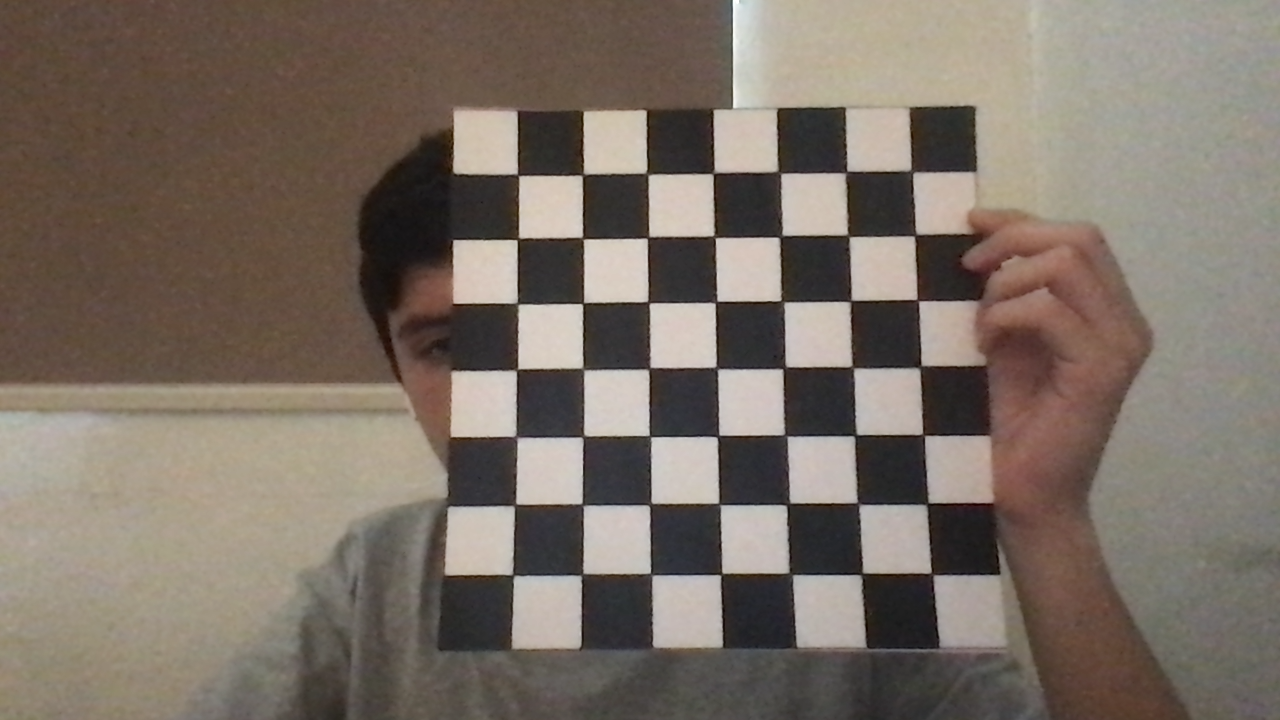
#> input picture miniRetosVision/reto3/reto3_prueba/chessboard/Pic.png, 1280 x 720 px
$ python POS_FU.py
#> lines starting #> are read from the running program, lines starting #| are printed output that depends on the picture; after the words box and inside, x2 and y2 are one past the last pixel; in counts of white or black regions, pixels touching at a corner belong together
### miniRetosVision/reto3/reto3_prueba/Draw_ax.py
import numpy as np
import matplotlib.pyplot as plt

class Draw:

    # CONSTRUCTOR
    # Parece ser que al usar matplotlib junto con cv2, primero se tiene que
    # inicializar la figura y ejes de matplot antes de abrir la camara y
    # desplegar imagenes con cv2. Por lo tanto se debe inicializar este
    # objeto antes de abrir camara.
    def __init__(self):
        # DRAW
        l = 500
        # ORIGINAL POSITION IN SPACE
        fig = plt.figure()
        self.ax = plt.axes(projection='3d')
        self.ax.set_xlim([-l, l])
        self.ax.set_ylim([-l, l])
        self.ax.set_zlim([-l, l])
        self.ax.set_xlabel('X')
        self.ax.set_ylabel('Y')
        self.ax.set_zlabel('Z')
        self.ax.view_init(30,45)

        # POSICION DE ORIGEN DE MUNDO
        self.Pw = np.array([[0, 0, 0, 0]]).T
        # FRAME DE MUNDO
        self.Fw = np.array([[-62, 0, 0], [0, 62, 0], [0, 0, 62]])

    # [14 lines left out: functions cal, draw_ax, not called in this run]

    def draw_ve(self, pos, mag):
        self.ax.quiver(pos[0], pos[1], pos[2], mag[0], mag[1], mag[2], color='k')

    # [4 lines left out: function draw_space, not called in this run]

    def draw_point(self, x, y, z, c):
        self.ax.plot(x, y, z, markerfacecolor=c, markeredgecolor=c, marker='o', markersize=5, alpha=0.5)

    def show_plot(self):
        plt.show()

### miniRetosVision/reto3/reto3_prueba/POS_FU.py
import cv2
import glob
import numpy as np
import math
from Draw_ax import Draw

# [99 lines left out: functions undist, worldToPlane, planeToWorld, select_point, track, select_point2 and 2 more, not called in this run]


# INICIALIZAR OBJETO DE PLOT
plot = Draw()

# PARAMETROS DE CAMERA DE LAPTOP 720p (ESTIMADO)
f = 3
X = 1280
A = 3.6

# DISTANCIA HORIZONTAL DE LIBRETA
Wd = 85
PBUV = np.zeros((0,2),np.float32)

# NUMERO DE ESQUINAS EN CHESSBOARD DE CALIBRACION
chessSize = (5,5)

# TAMAÑO DE CADA CUADRO EN MM
chessSq = 31

# termination criteria
criteria = (cv2.TERM_CRITERIA_EPS + cv2.TERM_CRITERIA_MAX_ITER, 30, 0.001)

# PUNTOS PARA PLANOS DE CALIBRACION
objp = np.zeros((chessSize[0]*chessSize[0],3), np.float32)
objp[:,:2] = np.mgrid[0:chessSize[0],0:chessSize[1]].T.reshape(-1,2)

# ASIGNAR MEDIDAS REALES A OBJP (MM)
objp = objp * chessSq

# ARREGLOS PARA PUNTOS EN IMAGEN Y EN MUNDO 3D
objpoints = []
imgpoints = []

images = glob.glob('./chessboard/*.png')

cv2.namedWindow("Imagen")
for fname in images:
    img = cv2.imread(fname)
#> img is the input picture: shape (720, 1280, 3); mean B, G, R 101.4, 111.4, 122.5
    gray = cv2.cvtColor(img, cv2.COLOR_BGR2GRAY)
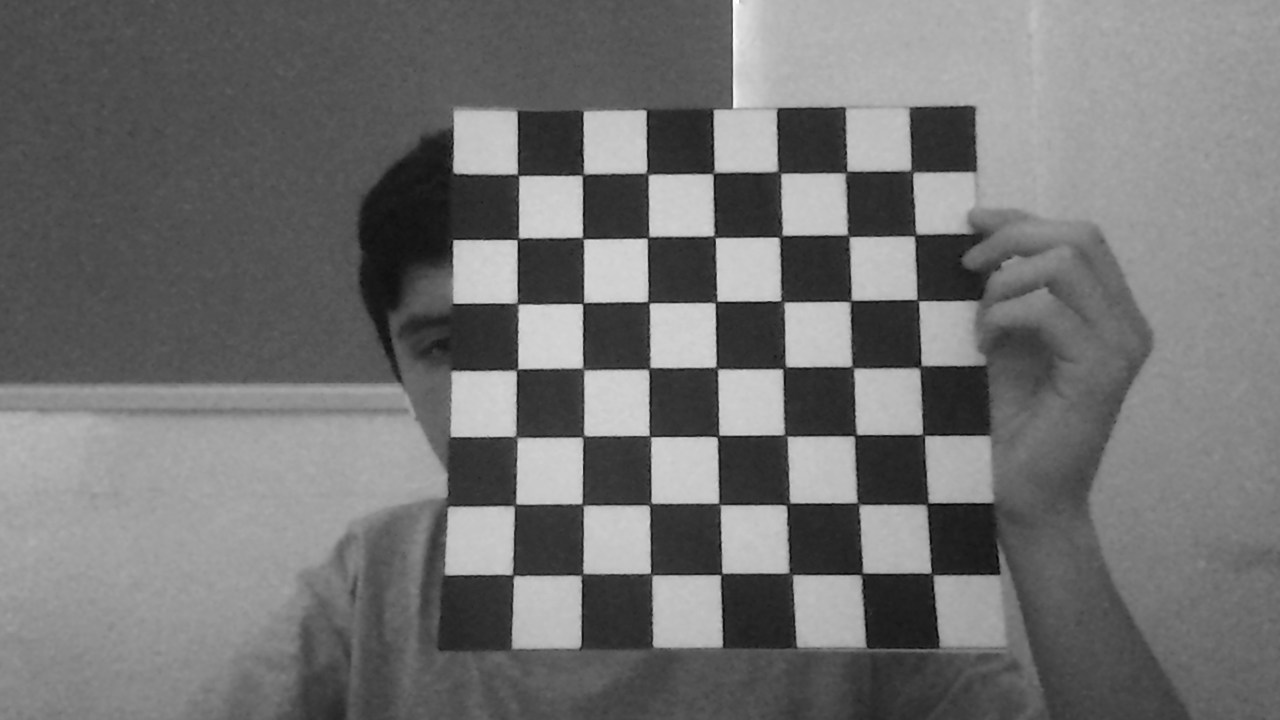
#> gray: shape (720, 1280); min 5, max 255, mean 113.6

    # Find the chess board corners
    ret, corners = cv2.findChessboardCorners(gray, chessSize, None)
#> ret = True; corners = 25 rows, first 8: [858, 504], [786.2, 505.6], [718.3, 503], [648.7, 505.6], [582.7, 505.7], [855.5, 435.5], [785.9, 435.5], [719.4, 435.1]

    # If found, add object points, image points (after refining them)
    if ret == True:
        objpoints.append(objp)

        corners2 = cv2.cornerSubPix(gray,corners, (11,11), (-1,-1), criteria)
#> corners2 = 25 rows, first 8: [858.1, 503.5], [787.7, 504.1], [719.3, 503.8], [650.1, 504.3], [582.5, 504.5], [855.5, 435.3], [785.6, 435.3], [717.9, 436.1]
        imgpoints.append(corners2)

        # Draw and display the corners
        cv2.drawChessboardCorners(img, chessSize, corners2, ret)
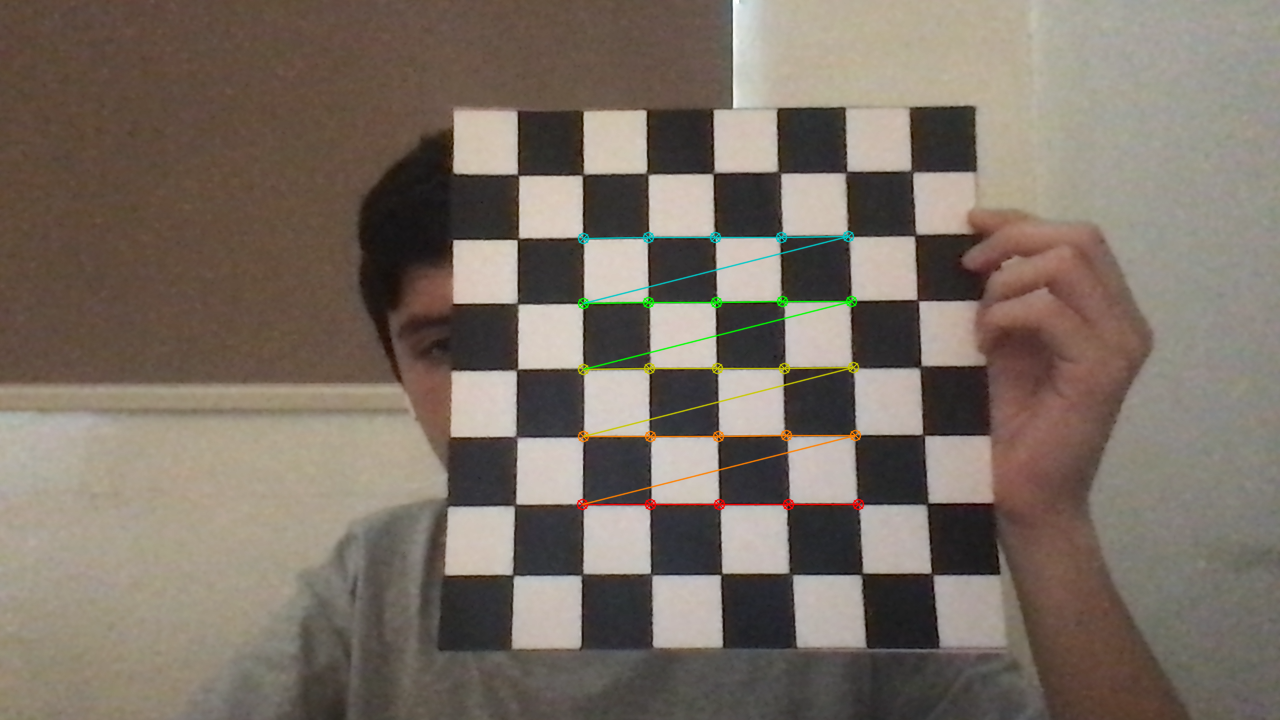
#> img: shape (720, 1280, 3); 1.02% of pixels changed, all inside (x1, y1, x2, y2) = (576, 230, 865, 511)
        cv2.imshow('Imagen', img)
        cv2.waitKey(0)
#> pass 2 of the loop `for fname in images:`:
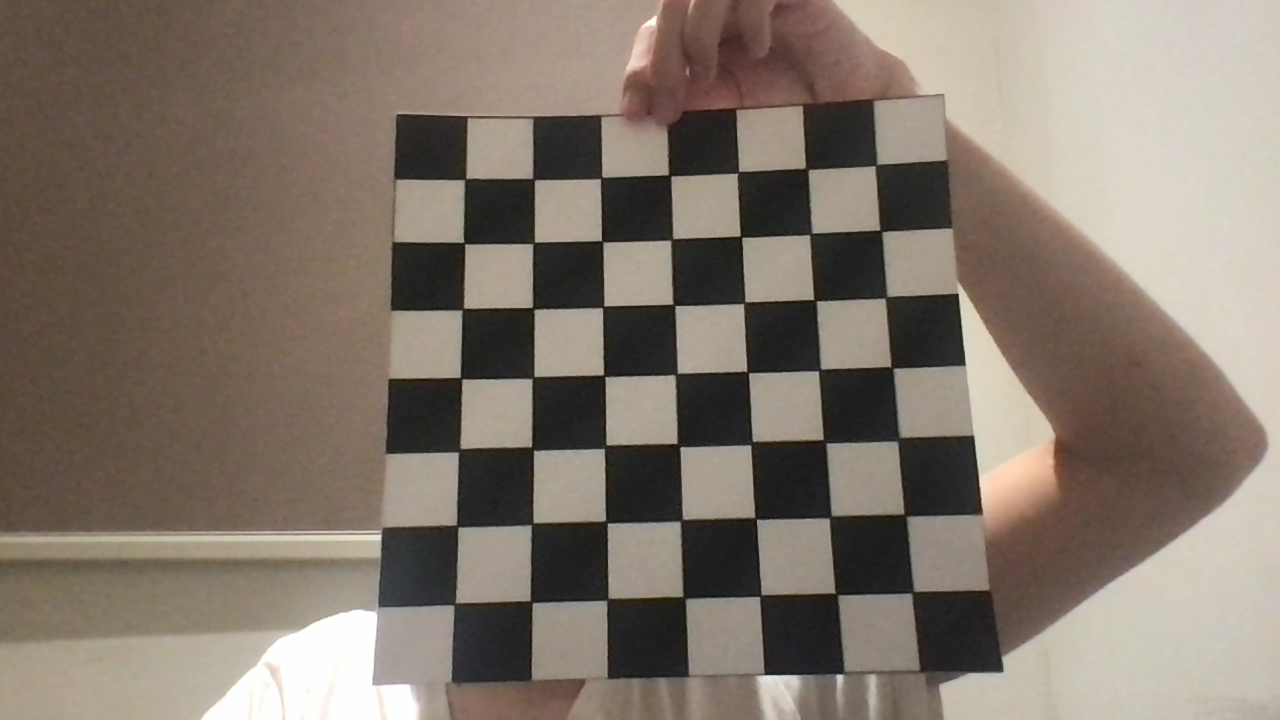
#> input picture miniRetosVision/reto3/reto3_prueba/chessboard/chess0.png, 1280 x 720 px
#> img is the input picture: shape (720, 1280, 3); mean B, G, R 107.3, 118.6, 130.3
#> `gray = cv2.cvtColor(img, cv2.COLOR_BGR2GRAY)`:
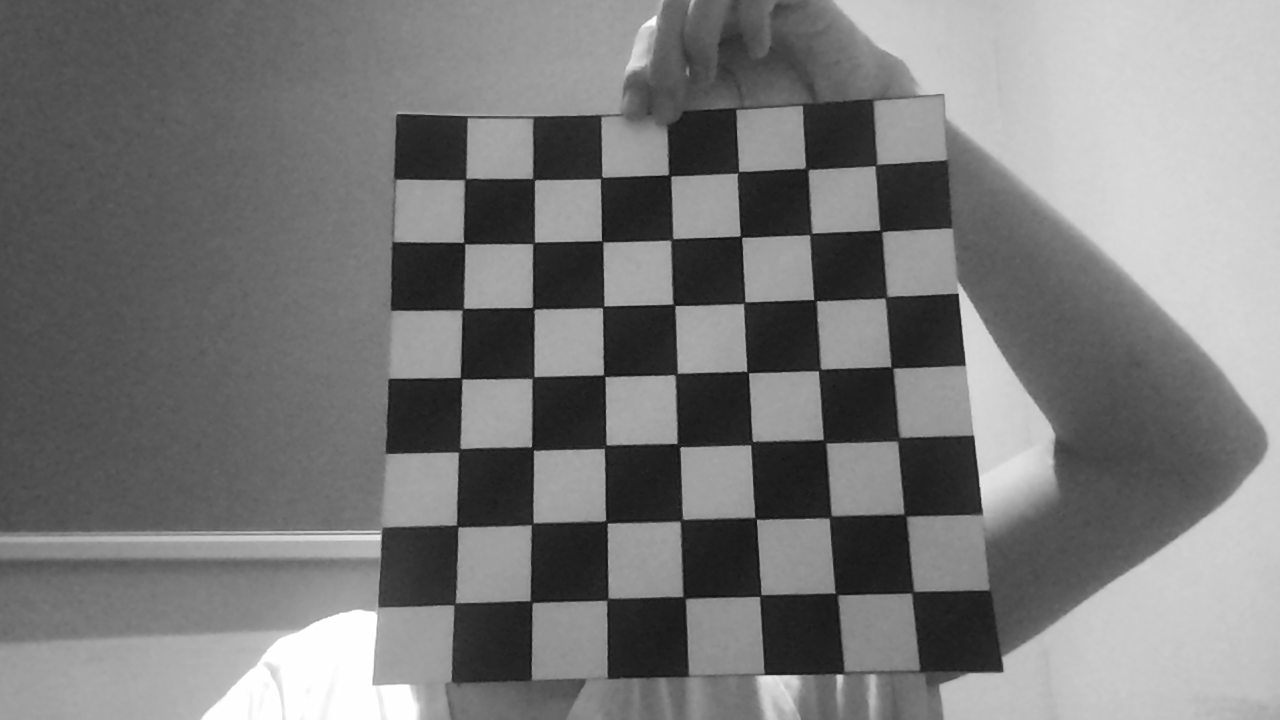
#> gray: shape (720, 1280); min 17, max 255, mean 120.8
#> `ret, corners = cv2.findChessboardCorners(gray, chessSize, None)`: ret = False; corners = None
#> pass 3 of the loop `for fname in images:`:
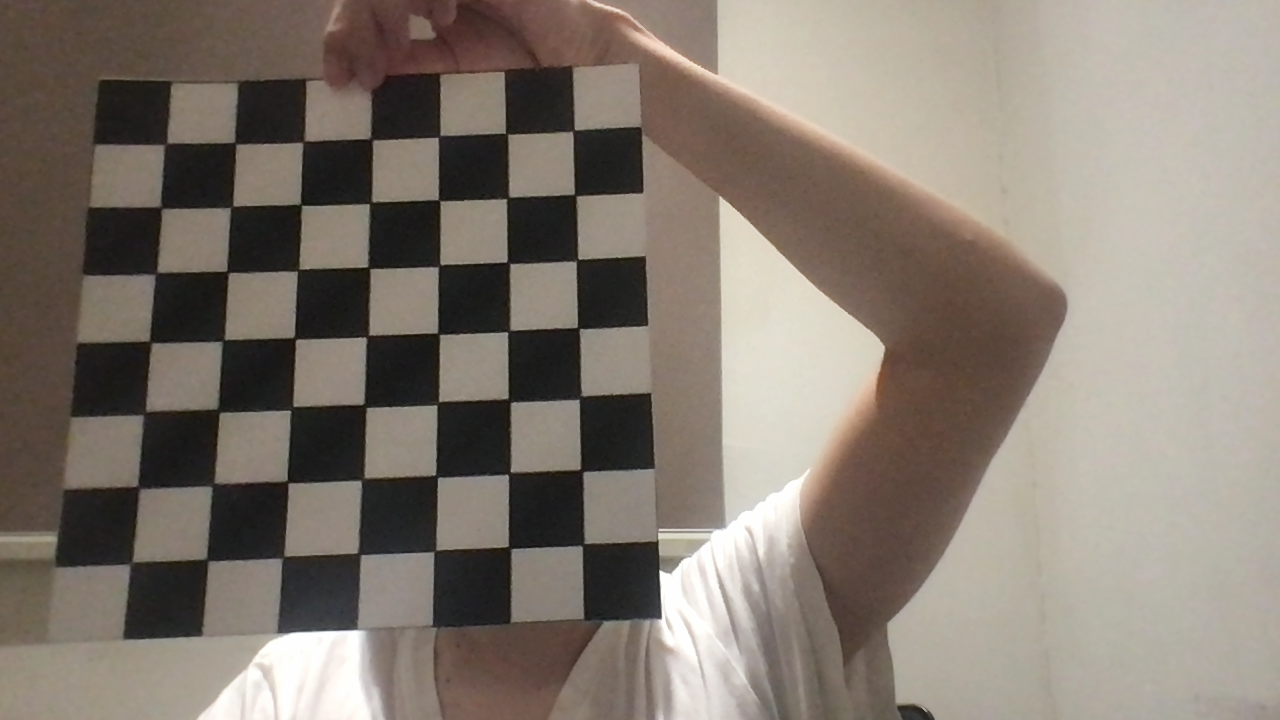
#> input picture miniRetosVision/reto3/reto3_prueba/chessboard/chess1.png, 1280 x 720 px
#> img is the input picture: shape (720, 1280, 3); mean B, G, R 113, 122.8, 132.4
#> `gray = cv2.cvtColor(img, cv2.COLOR_BGR2GRAY)`:
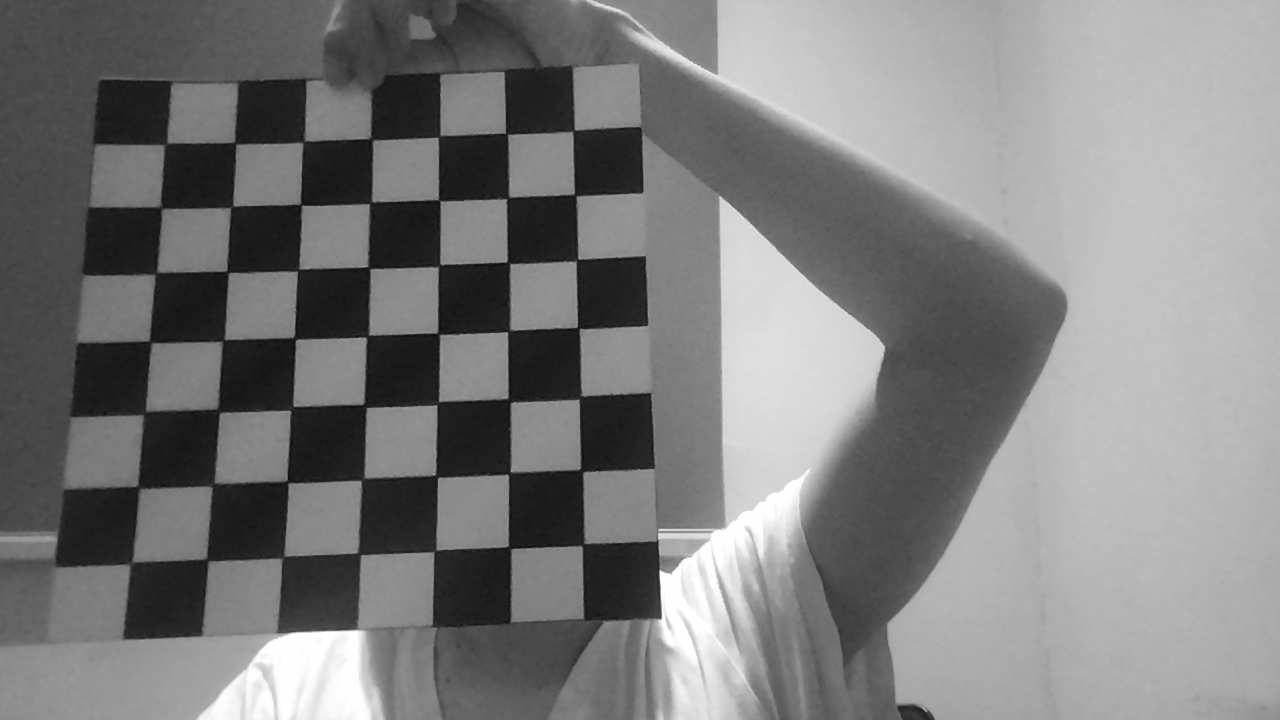
#> gray: shape (720, 1280); min 13, max 255, mean 124.5
#> `ret, corners = cv2.findChessboardCorners(gray, chessSize, None)`: ret = True; corners = 25 rows, first 8: [574.2, 193.8], [578.5, 259.1], [577.4, 326.9], [580.5, 397.5], [581.5, 470.5], [506.7, 199], [508.5, 262.5], [507.7, 332.4]
#> corners2 = 25 rows, first 8: [575.2, 195.2], [577.1, 260], [578, 328], [580.3, 397.5], [581.4, 470.5], [507.5, 197.9], [508.3, 262.6], [508.4, 331.1]
#> `cv2.drawChessboardCorners(img, chessSize, corners2, ret)`:
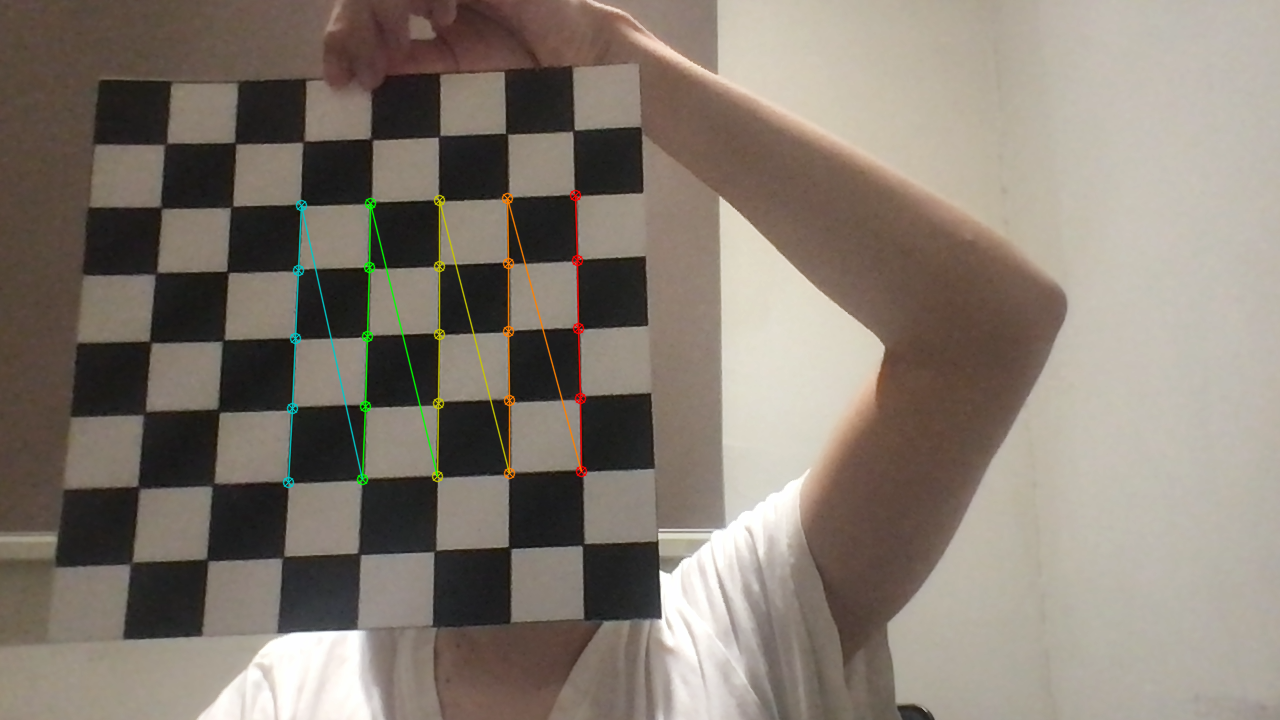
#> img: shape (720, 1280, 3); 1.03% of pixels changed, all inside (x1, y1, x2, y2) = (282, 189, 588, 489)

cv2.destroyAllWindows()

# CALIBRACION DE CAMARA
ret, mtx, dist, rvecs, tvecs = cv2.calibrateCamera(objpoints, imgpoints, gray.shape[::-1], None, None, None)
#> ret = 0.486; mtx = [[502.8, 0, 628.5], [0, 500.8, 369.9], [0, 0, 1]]; dist = [[-0.0425, 0.282, 0.000151, -0.000317, -0.304]]; rvecs = ([0.0244, 0.103, 3.13], [-0.0909, 0.11, 1.53]); tvecs = ([103.1, 60.63, 226.6], [-24.27, -80.04, 229.1])

#VECTOR DE TRASLACION
#> (the run stopped early here; a loop or call above may not have finished)
